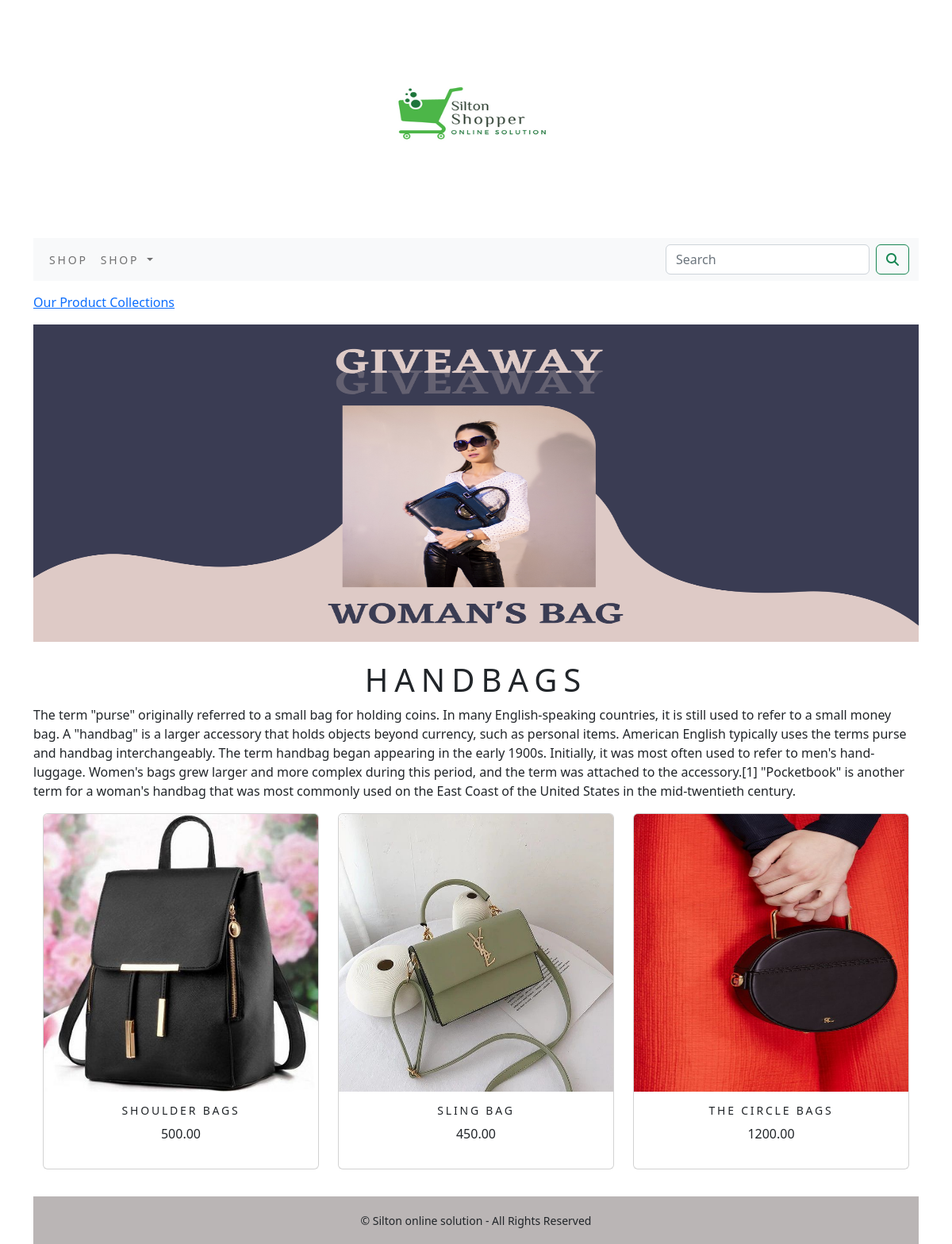
Page /shop/handbags/ on the committed database.
### shop/models.py (models this page shows, shortened)
class Category(models.Model):
    name=models.CharField(max_length=250,unique=True)
    slug=models.SlugField(max_length=250,unique=True)
    description=models.TextField(blank=True)
    image=models.ImageField(upload_to='category',blank=True)
    class Meta:
        ordering=('name',)
        verbose_name='category'
        verbose_name_plural='categories'
    def get_url(self):
            return reverse('shop:products_by_category',args=[self.slug])

class Product(models.Model):
    name=models.CharField(max_length=250,unique=True)
    slug=models.SlugField(max_length=250,unique=True)
    description=models.TextField(blank=True)
    price=models.DecimalField(max_digits=10,decimal_places=2)
    category=models.ForeignKey(Category,on_delete=models.CASCADE)
    image=models.ImageField(upload_to='product',blank=True)
    stock=models.IntegerField()
    available=models.BooleanField(default=True)
    created=models.DateTimeField(auto_now_add=True)
    updated=models.DateTimeField(auto_now_add=True)
    def get_url(self):
        return reverse('shop:prodcatdetail',args=[self.category.slug,self.slug])
    class Meta:
        ordering=('name',)
        verbose_name='product'
        verbose_name_plural='products'

### shop/views.py (the view)
# urls.py: path('',views.allprodcat,name='allprodcat'),
def allprodcat(request,c_slug=None):
    c_page=None
    products_list=None
    if c_slug!=None:
        c_page=get_object_or_404(Category,slug=c_slug)
        products_list=Product.objects.all().filter(category=c_page,available=True)
    else:
        products_list=Product.objects.all().filter(available=True)
    paginator=Paginator(products_list,6)
    try:
        page=int(request.GET.get('page','1'))
    except:
        page=1
    try:
        products=paginator.page(page)
    except (EmptyPage,InvalidPage):
        products=paginator.page(paginator.num_pages)
    return  render(request,"category.html",{'category':c_page,'products':products})

### cart/context_processors.py (called while the page is built)
def counter(request):
    item_count=0
    if 'admin' in request.path:
        return ()
    else:
        try:
            cart=Cart.objects.filter(cart_id=_cart_id(request))
            cart_items=CartItem.objects.all().filter(cart=cart[:1])
            for cart_item in cart_items:
                item_count += cart_item.quantity
        except Cart.DoesNotExist:
            item_count = 0
    return  dict(item_count=item_count)

### cart/views.py (called while the page is built)
def _cart_id(request):
    cart=request.session.session_key
    if not cart:
        cart=request.session.create()
    return cart

### shop/context_processors.py (called while the page is built)
def menu_links(request):
    links=Category.objects.all()
    return dict(links=links)

### templates/category.html (shortened to what this page needs)
{% extends 'base.html' %}
{% load static %}
{% block content %}
   {% if category %}
      <div>
           <div class="row my_row_class">
               <div class="mx_auto">
                   <p><a href="{% url 'shop:allprodcat' %}">Our Product Collections </a></p>
              </div>
           </div>
      </div>
   {% endif %}
<div>
      <div class="mx_auto">
    {% if category %}
          <img class="my_image" src="{{category.image.url}}" alt="{{category.name}}" width="1000px" height="400px">
      </div>
<br>
     <dv>
         <h1 class="text-center my_little">{{category.name}}</h1>
         <p class="text-justify">{{category.description}}</p>
     </dv>
    {% endif %}
<div class="container">
    <div class="row mx_auto">
        {% for product in products.object_list%}
        <div class="my_bottom_margin col-9 col-sm-12 col-md-4 xol-lg-4">
            <div class="card text-center" style="min-width:18rem;">
                <a href="{{product.get_url}}" ><img class="card-img-top my_image" src="{{product.image.url}}" alt="{{product.name}}" width="250px;" height="350px;" ></a>
                  <div class="card-body">
                     <h4>{{product.name}}</h4>
                     <p>{{product.price}}</p>
                  </div>
            </div>
        </div>
        {% endfor %}
    </div>
    <br>
</div>
{% endblock %}

### static/css/custom.css (style rules this page uses)
body { font-family: 'Roboto', sans-serif; min-height:100%; display:flex; flex-direction:column; }
html { height:100%; }
.my_row_class { padding-top:15px; }
.my_image { width:100%; }
.my_little { font-size16px; text-transform:uppercase; letter-spacing:.2em; }
.my_bottom_margin { margin-bottom:10px; }
.card-body h4 { font-size:14px; text-transform:uppercase; letter-spacing:.2em; }

### rows in the picture
Category: image (picture), name "HANDBAGS", description "The term \"purse\" originally referred to a small bag for holding coins. In many English-speaking countries, it is still used to refer to a small money bag. A \"handbag\" is a larger accessory that holds objects beyond currency, such as personal items. American English typically uses the terms purse and handbag interchangeably. The term handbag began appearing in the early 1900s. Initially, it was most often used to refer to men's hand-luggage. Women's bags grew larger and more complex during this period, and the term was attached to the accessory.[1] \"Pocketbook\" is another term for a woman's handbag that was most commonly used on the East Coast of the United States in the mid-twentieth…"
Product: image (picture), name "SHOULDER BAGS", price "500.00"
Product: image (picture), name "SLING BAG", price "450.00"
Product: image (picture), name "THE CIRCLE BAGS", price "1200.00"
